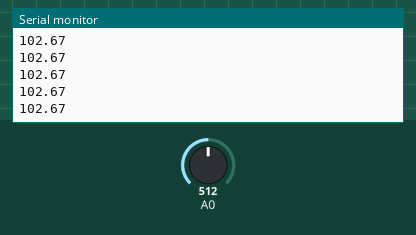
Simulated run of this sketch. Board: Arduino Uno, built with avr-gcc and run on an emulated ATmega328P. On the bench: the last lines printed to the serial monitor. The test bench sets the inputs (shaded band); at power-on: A0 = 512.

Above: at 1.2 s.
1.3 s: A0 set to 716
At 1.38 s:
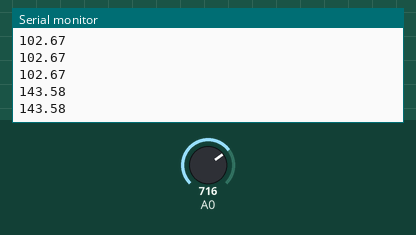
2.8 s: A0 set to 900
At 2.8 s:
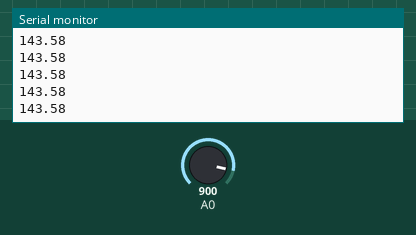
Timing chart, 0 to 5.8 s (numbered marks = the images above; inputs shaded):
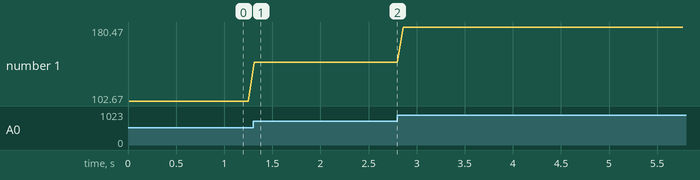

Measured:
- after the input at 1.3 s, the serial monitor: prints a new line at once (image 1)
- plotted number 1: 102.67 → 143.58 after the input at 1.3 s, 143.58 → 180.47 after the input at 2.8 s

The sketch:

sensor_de_presion.ino
```cpp
//declaracion de variables usadas
float presion, p, j, presionh20;
int i;

void setup()
{
  presion=0;


  pinMode(A0,INPUT);
  analogReference(EXTERNAL);//configurado en 1.67V

  Serial.begin(9600);

}


void loop()
{
//saca el promedio de 10 muesstras porque es muy variable la salida
  presion=0;
  for(i=0;i<10;i++)
  {
  presion=presion+analogRead(A0);
  delay(1);
  }
  presion=presion/10;

  //procesamiento algebraico para convertir voltage en presion
  j=(1.67*presion)/1024;//1ro calculo de valor de tension recibido en A0, VOLT=(Vref*analogico)/1024
  j=j/1.29;//2do dividimos por el factor de relacion entre valor medido y calculado de tension
  p=((j/10)+0.200);// 3ro extraemos el valor de tension del sensor despejando de la formula de la etapa de adaptacion (Vsensor-Vregulado)*GANANACIA= Vadaptado. con Vregulado=200, ganancia 10
  presionh20=((p/5)-0.04)/0.0012858;// 4to se transforma tension en presion con la funcion de transferencia del sensor
  presionh20=presionh20*10.1974; //5to se traspasa de Kpa CMH2O
  Serial.println(presionh20); //se imprime el resultado
  delay(50);

}
```
